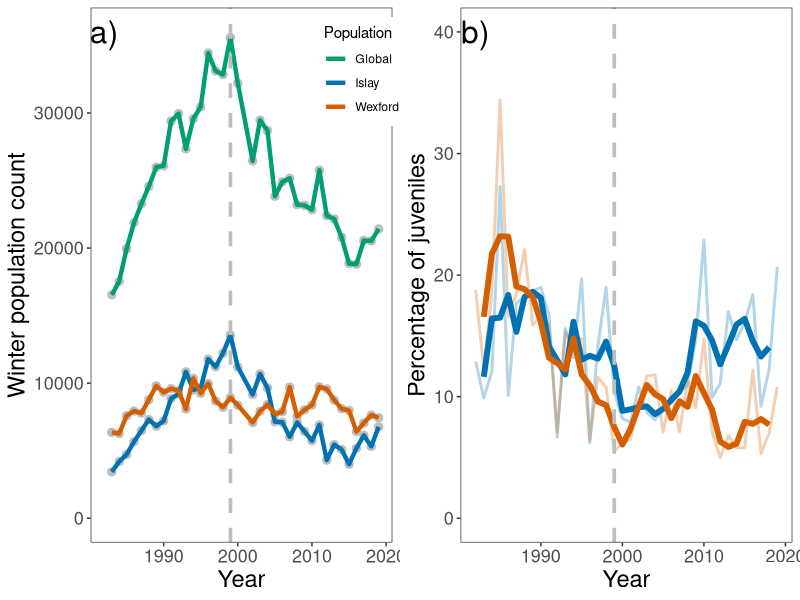
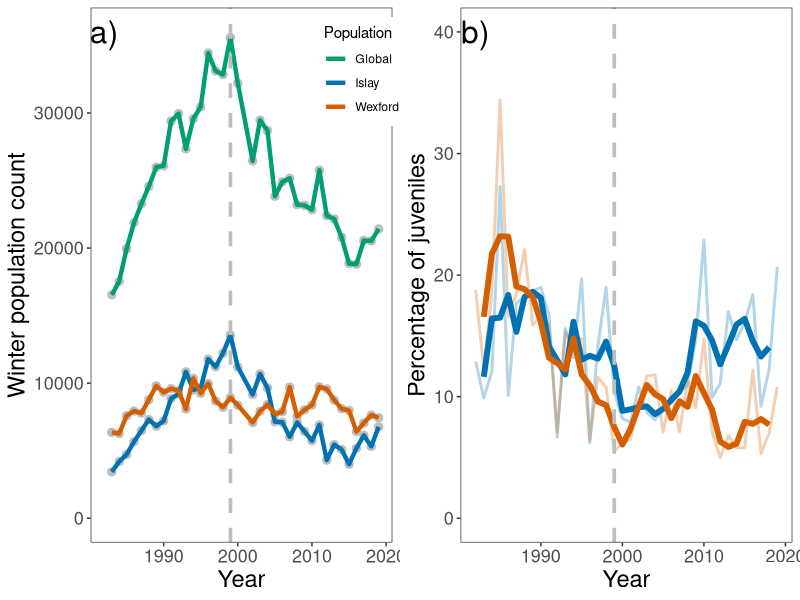

Generate these figures, in order, with R:
## Luke Ozsanlav-Harris

## Create Graphs of population trends 

## packages required
library(tidyverse)
library(data.table)
library(RColorBrewer)
library(ggpubr)
library(zoo)

##Read in the data
Pop_counts <- read.csv("Data/GWfG Pop counts.csv")
Age_counts <- read.csv("Data/GWfG Islay Wexford young counts.csv")
young <- fread("Data/GWfG Islay Wexford young counts long format.csv")


##sort out pop_counts
Pop_counts$X <- NULL
Pop_counts <- filter(Pop_counts, is.na(Islay) == F)

## manipulate data frame for plotting
A <- data.frame(Pop_counts$spring, Pop_counts$Population.estimate) 
colnames(A)[2] <- "Count"; A$Population <- "Global"
B <- data.frame(Pop_counts$spring, Pop_counts$Wexford)
colnames(B)[2] <- "Count"; B$Population <- "Wexford"
C <- data.frame(Pop_counts$spring, Pop_counts$Islay)
colnames(C)[2] <- "Count"; C$Population <- "Islay"
Pop_counts2 <- rbind(A,B) %>% rbind(C)

## Plot the population count data
Pop_counts2 <- dplyr::filter(Pop_counts2, !Pop_counts.spring == 2020)
Pop_plot <- ggplot(Pop_counts2,aes(x=Pop_counts.spring, y = Count, group = Population, colour = Population)) + 
            geom_point(size = 2.5, colour = "grey") +
            geom_path(size = 1.5) +
            xlab("Year") + 
            ylab("Winter population count") + 
            theme_bw() + 
            theme(panel.grid.major.y = element_blank(), panel.grid.minor.y = element_blank(), 
                  legend.position = c(0.90,0.88), axis.text=element_text(size=13), axis.title=element_text(size=17), 
                  plot.title = element_text(size=16, face="bold"), panel.grid.major.x = element_blank(), 
                  panel.grid.minor.x = element_blank()) + 
            ylim(0, 36000) +  
            scale_colour_manual(values=c("#009E73", "#0072B2", "#D55E00")) +
            geom_vline(xintercept = 1999, linetype="dashed", color = "grey", size=1.25) +
            annotate(geom="text", x=1982, y=36000, label="a)",color="black", size =8)
            



## add running average smoother
roller <- function(x){rollmean(x$Perc_young, k=3, fill = NA, align = "center")}
young2 <- young %>% 
          group_by(Ringing.location) %>% 
          nest() %>% 
          mutate(run_mean = map(data, roller)) %>% 
          unnest(cols = c(data, run_mean))



Young_plot <- ggplot(young2, aes(x=data_year, group = Ringing.location, colour = Ringing.location)) + 
  geom_path(aes(y = Perc_young), size = 1, alpha = 0.3) +
  geom_line(aes(y = run_mean), size = 2) +
  xlab("Year") + 
  ylab("Percentage of juveniles") + 
  theme_bw() + 
  theme(panel.grid.major.y = element_blank(), panel.grid.minor.y = element_blank(), 
        legend.position = "none", axis.text=element_text(size=13), axis.title=element_text(size=17), 
        plot.title = element_text(size=14, face="bold"), panel.grid.major.x = element_blank(), 
        panel.grid.minor.x = element_blank()) + 
  ylim(0, 40) +  
  scale_colour_manual(values=c("#0072B2", "#D55E00")) +
  geom_vline(xintercept = 1999, linetype="dashed", color = "grey", size=1.25) +
  annotate(geom="text", x=1982, y=40, label="b)",color="black", size =8)


## combine the 2 plots and save as a PNG in the correct place
ggarrange(Pop_plot, Young_plot, ncol=2, nrow=1)
ggsave("Paper Plots/Figure 1- pop trends.png", 
       width = 32, height = 15, units = "cm")
